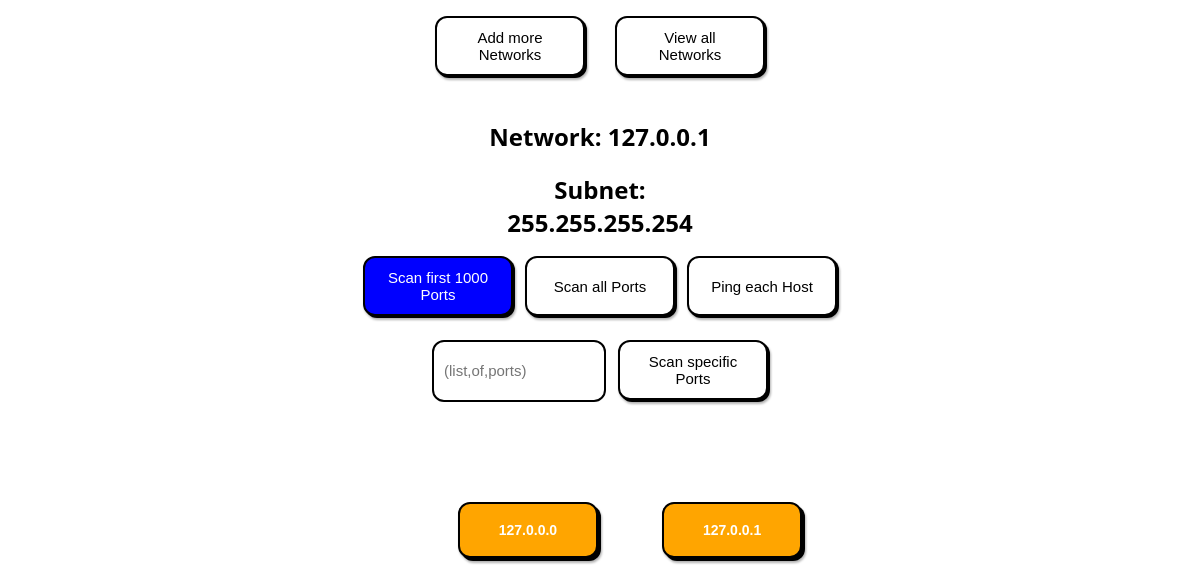
Page /network/9 on the committed database.
### app/models/network.py (models this page shows)
class Network(db.Model):
    __tablename__ = 'networks'
    id = db.Column(db.Integer, primary_key=True, nullable=False, index=True)
    ip = db.Column(db.String, nullable=False)
    subnet = db.Column(db.String)
    hosts = db.relationship('Host', back_populates='network',
                            cascade='all, delete-orphan')

### app/models/host.py (models this page shows)
class Host(db.Model):
    __tablename__ = 'hosts'
    id = db.Column(db.Integer, primary_key=True, nullable=False, index=True)
    ip = db.Column(db.String, nullable=False) # ip of the host
    network_id = db.Column(db.Integer, db.ForeignKey("networks.id"),
                           nullable=False)
    network = db.relationship('Network', back_populates='hosts')
    ports = db.relationship('Port', back_populates='host',
                            cascade='all, delete-orphan')

### app/routes/network_routes.py (the view)
@network_blueprint.route('/network/<id>')
def serve_network(id):
    id_as_string = validate(str(id)) # validate User-Input
    try:
        network_id = int(id_as_string)
    except ValueError:
        return 'Invalid id', 400
    network = get_network_by_id(network_id)
    if not network:
        return 'Network not found', 404
    return render_template('network.html', network=network)

### app/repositories/network_repository.py (called while the page is built)
def get_network_by_id(id):
    network = Network.query.filter(Network.id == id).first()
    return network

### app/utils.py (called while the page is built)
def validate(text: str):
    output: str = text # make a local instance for changes
    for character in ('"<>|\\&(){}[];:' + "'"):
        if character in output:
            output = output.replace(character, '\\' + character)
    return output

### app/templates/network.html (shortened to what this page needs)
{% extends 'base.html' %}
{% block head %}
<link rel="stylesheet" href="{{ url_for('static', filename='css/network.css') }}">
{% endblock %}
{% block body %}
<section>
    <article>
        <h1>Network: {{network.ip}}</h1>
        <h2>Subnet: {{network.subnet}}</h2>
    </article>
    <div class="scan_options" id="Scan_Options">
        <button class='primary' onclick="scan('{{network.id}}', '1000')">Scan first 1000 Ports</button>
        <button onclick="scan('{{network.id}}', 'all')">Scan all Ports</button>
        <button onclick="scan('{{network.id}}', 'ping')">Ping each Host</button>
        <input placeholder="(list,of,ports)" id="specific">
        <button onclick="scan('{{network.id}}', 'specific')">Scan specific Ports</button>
    </div>
    <div class="host_list">
        {% for host in network.hosts %}
                <button class="host" onclick="redirect('/host/{{host.id}}')">{{host.ip}}</button>
        {% endfor %}
    </div>
    <br>
    <br>
</section>
{% endblock %}

### app/static/css/styles.css (style rules this page uses)
body { font-family: 'Segoe UI', sans-serif; margin: 0px; }
input { padding: 10px; font-size: 15px; border: 2px solid black; border-radius: 12px; width: 10em; height: 2.5em; margin-bottom: 2em; }
article { width: 20vw; height: 20vh; }
button { padding: 10px 20px; font-size: 16px; border: 2px solid black; border-radius: 12px; color: black; font-family: sans-serif; box-shadow: 2px 2px 0 black, 0 0 0 2px white; filter: drop-shadow(1px 2px 1px rgba(0, 0, 0, 0.3)); cursor: pointer; transition: transform 0.1s ease; width: 10em; height: 4em; }
.host { background-color: #1abc9c; color: white; }
.primary { background-color: blue; color: white; }

### app/static/css/network.css (style rules this page uses)
body { font-family: 'Segoe UI', sans-serif; text-align: center; background-color: white; }
h1 { font-size: 1.5rem; margin-bottom: 1rem; }
.scan_options { display: flex; flex-wrap: wrap; justify-content: center; gap: 0.75rem; margin-bottom: 1rem; }
button { padding: 10px 16px; font-size: 15px; border: 2px solid black; border-radius: 12px; background-color: white; color: black; box-shadow: 2px 2px 0 black; cursor: pointer; transition: transform 0.1s ease; }
#specific { padding: 10px; font-size: 15px; border: 2px solid black; border-radius: 12px; width: 10em; height: 2.5em; }
button.host { background-color: #ffa500; color: white; font-weight: bold; padding: 10px 16px; border: 2px solid black; border-radius: 12px; box-shadow: 3px 3px 0 black; cursor: pointer; font-size: 14px; transition: transform 0.1s ease; margin-left: 5vw; margin-top: 2vh; }
article { display: inline-block; }

### rows in the picture
Network: ip "127.0.0.1", subnet "255.255.255.254"
Host: ip "127.0.0.0"
Host: ip "127.0.0.1"
